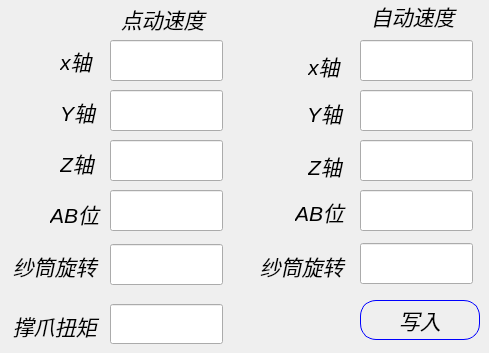
       <widget class="QWidget" name="w_fucparameter_speed">
        <widget class="QLineEdit" name="lineEdit_Zzhou_jog_speed">
         <property name="geometry">
          <rect>
           <x>110</x>
           <y>140</y>
           <width>113</width>
           <height>41</height>
          </rect>
         </property>
        </widget>
        <widget class="QLineEdit" name="lineEdit_Xzhou_jog_speed">
         <property name="geometry">
          <rect>
           <x>110</x>
           <y>40</y>
           <width>113</width>
           <height>41</height>
          </rect>
         </property>
        </widget>
        <widget class="QLineEdit" name="lineEdit_Xzhou_Auto_speed">
         <property name="geometry">
          <rect>
           <x>360</x>
           <y>40</y>
           <width>113</width>
           <height>41</height>
          </rect>
         </property>
        </widget>
        <widget class="QLineEdit" name="lineEdit_AB_jog_speed">
         <property name="geometry">
          <rect>
           <x>110</x>
           <y>190</y>
           <width>113</width>
           <height>41</height>
          </rect>
         </property>
        </widget>
        <widget class="QLineEdit" name="lineEdit_Yzhou_jog_speed">
         <property name="geometry">
          <rect>
           <x>110</x>
           <y>90</y>
           <width>113</width>
           <height>41</height>
          </rect>
         </property>
        </widget>
        <widget class="QLineEdit" name="lineEdit_Zzhou_Auto_speed">
         <property name="geometry">
          <rect>
           <x>360</x>
           <y>140</y>
           <width>113</width>
           <height>41</height>
          </rect>
         </property>
        </widget>
        <widget class="QLineEdit" name="lineEdit_chengzhua_jog_speed">
         <property name="geometry">
          <rect>
           <x>110</x>
           <y>304</y>
           <width>113</width>
           <height>40</height>
          </rect>
         </property>
        </widget>
        <widget class="QLineEdit" name="lineEdit_Yzhou_Auto_speed">
         <property name="geometry">
          <rect>
           <x>360</x>
           <y>90</y>
           <width>113</width>
           <height>41</height>
          </rect>
         </property>
        </widget>
        <widget class="QLineEdit" name="lineEdit_shatong_Auto_speed">
         <property name="geometry">
          <rect>
           <x>360</x>
           <y>243</y>
           <width>113</width>
           <height>41</height>
          </rect>
         </property>
        </widget>
        <widget class="QLineEdit" name="lineEdit_AB_Auto_speed">
         <property name="geometry">
          <rect>
           <x>360</x>
           <y>190</y>
           <width>113</width>
           <height>41</height>
          </rect>
         </property>
        </widget>
        <widget class="QLineEdit" name="lineEdit_shatong_jog_speed">
         <property name="geometry">
          <rect>
           <x>110</x>
           <y>244</y>
           <width>113</width>
           <height>41</height>
          </rect>
         </property>
        </widget>
        <widget class="QLabel" name="label_6">
         <property name="geometry">
          <rect>
           <x>121</x>
           <y>3</y>
           <width>91</width>
           <height>31</height>
          </rect>
         </property>
         <property name="font">
          <font>
           <family>Arial</family>
           <pointsize>16</pointsize>
           <weight>50</weight>
           <italic>true</italic>
           <bold>false</bold>
          </font>
         </property>
         <property name="styleSheet">
          <string notr="true">color: rgb(0, 0, 0);</string>
         </property>
         <property name="text">
          <string>点动速度</string>
         </property>
        </widget>
        <widget class="QLabel" name="label_7">
         <property name="geometry">
          <rect>
           <x>371</x>
           <y>0</y>
           <width>91</width>
           <height>31</height>
          </rect>
         </property>
         <property name="font">
          <font>
           <family>Arial</family>
           <pointsize>16</pointsize>
           <weight>50</weight>
           <italic>true</italic>
           <bold>false</bold>
          </font>
         </property>
         <property name="styleSheet">
          <string notr="true">color: rgb(0, 0, 0);</string>
         </property>
         <property name="text">
          <string>自动速度</string>
         </property>
        </widget>
        <widget class="QLabel" name="label_8">
         <property name="geometry">
          <rect>
           <x>60</x>
           <y>45</y>
           <width>41</width>
           <height>31</height>
          </rect>
         </property>
         <property name="font">
          <font>
           <family>Arial</family>
           <pointsize>16</pointsize>
           <weight>50</weight>
           <italic>true</italic>
           <bold>false</bold>
          </font>
         </property>
         <property name="styleSheet">
          <string notr="true">color: rgb(0, 0, 0);</string>
         </property>
         <property name="text">
          <string>x轴</string>
         </property>
        </widget>
        <widget class="QLabel" name="label_9">
         <property name="geometry">
          <rect>
           <x>60</x>
           <y>96</y>
           <width>41</width>
           <height>31</height>
          </rect>
         </property>
         <property name="font">
          <font>
           <family>Arial</family>
           <pointsize>16</pointsize>
           <weight>50</weight>
           <italic>true</italic>
           <bold>false</bold>
          </font>
         </property>
         <property name="styleSheet">
          <string notr="true">color: rgb(0, 0, 0);</string>
         </property>
         <property name="text">
          <string>Y轴</string>
         </property>
        </widget>
        <widget class="QLabel" name="label_10">
         <property name="geometry">
          <rect>
           <x>60</x>
           <y>147</y>
           <width>41</width>
           <height>31</height>
          </rect>
         </property>
         <property name="font">
          <font>
           <family>Arial</family>
           <pointsize>16</pointsize>
           <weight>50</weight>
           <italic>true</italic>
           <bold>false</bold>
          </font>
         </property>
         <property name="styleSheet">
          <string notr="true">color: rgb(0, 0, 0);</string>
         </property>
         <property name="text">
          <string>Z轴</string>
         </property>
        </widget>
        <widget class="QLabel" name="label_11">
         <property name="geometry">
          <rect>
           <x>50</x>
           <y>198</y>
           <width>51</width>
           <height>31</height>
          </rect>
         </property>
         <property name="font">
          <font>
           <family>Arial</family>
           <pointsize>16</pointsize>
           <weight>50</weight>
           <italic>true</italic>
           <bold>false</bold>
          </font>
         </property>
         <property name="styleSheet">
          <string notr="true">color: rgb(0, 0, 0);</string>
         </property>
         <property name="text">
          <string>AB位</string>
         </property>
        </widget>
        <widget class="QLabel" name="label_12">
         <property name="geometry">
          <rect>
           <x>13</x>
           <y>250</y>
           <width>91</width>
           <height>31</height>
          </rect>
         </property>
         <property name="font">
          <font>
           <family>Arial</family>
           <pointsize>16</pointsize>
           <weight>50</weight>
           <italic>true</italic>
           <bold>false</bold>
          </font>
         </property>
         <property name="styleSheet">
          <string notr="true">color: rgb(0, 0, 0);</string>
         </property>
         <property name="text">
          <string>纱筒旋转</string>
         </property>
        </widget>
        <widget class="QLabel" name="label_13">
         <property name="geometry">
          <rect>
           <x>260</x>
           <y>250</y>
           <width>91</width>
           <height>31</height>
          </rect>
         </property>
         <property name="font">
          <font>
           <family>Arial</family>
           <pointsize>16</pointsize>
           <weight>50</weight>
           <italic>true</italic>
           <bold>false</bold>
          </font>
         </property>
         <property name="styleSheet">
          <string notr="true">color: rgb(0, 0, 0);</string>
         </property>
         <property name="text">
          <string>纱筒旋转</string>
         </property>
        </widget>
        <widget class="QLabel" name="label_14">
         <property name="geometry">
          <rect>
           <x>308</x>
           <y>150</y>
           <width>41</width>
           <height>31</height>
          </rect>
         </property>
         <property name="font">
          <font>
           <family>Arial</family>
           <pointsize>16</pointsize>
           <weight>50</weight>
           <italic>true</italic>
           <bold>false</bold>
          </font>
         </property>
         <property name="styleSheet">
          <string notr="true">color: rgb(0, 0, 0);</string>
         </property>
         <property name="text">
          <string>Z轴</string>
         </property>
        </widget>
        <widget class="QLabel" name="label_15">
         <property name="geometry">
          <rect>
           <x>307</x>
           <y>97</y>
           <width>41</width>
           <height>31</height>
          </rect>
         </property>
         <property name="font">
          <font>
           <family>Arial</family>
           <pointsize>16</pointsize>
           <weight>50</weight>
           <italic>true</italic>
           <bold>false</bold>
          </font>
         </property>
         <property name="styleSheet">
          <string notr="true">color: rgb(0, 0, 0);</string>
         </property>
         <property name="text">
          <string>Y轴</string>
         </property>
        </widget>
        <widget class="QLabel" name="label_16">
         <property name="geometry">
          <rect>
           <x>308</x>
           <y>50</y>
           <width>41</width>
           <height>31</height>
          </rect>
         </property>
         <property name="font">
          <font>
           <family>Arial</family>
           <pointsize>16</pointsize>
           <weight>50</weight>
           <italic>true</italic>
           <bold>false</bold>
          </font>
         </property>
         <property name="styleSheet">
          <string notr="true">color: rgb(0, 0, 0);</string>
         </property>
         <property name="text">
          <string>x轴</string>
         </property>
        </widget>
        <widget class="QLabel" name="label_17">
         <property name="geometry">
          <rect>
           <x>295</x>
           <y>196</y>
           <width>51</width>
           <height>31</height>
          </rect>
         </property>
         <property name="font">
          <font>
           <family>Arial</family>
           <pointsize>16</pointsize>
           <weight>50</weight>
           <italic>true</italic>
           <bold>false</bold>
          </font>
         </property>
         <property name="styleSheet">
          <string notr="true">color: rgb(0, 0, 0);</string>
         </property>
         <property name="text">
          <string>AB位</string>
         </property>
        </widget>
        <widget class="QLabel" name="label_18">
         <property name="geometry">
          <rect>
           <x>13</x>
           <y>310</y>
           <width>91</width>
           <height>31</height>
          </rect>
         </property>
         <property name="font">
          <font>
           <family>Arial</family>
           <pointsize>16</pointsize>
           <weight>50</weight>
           <italic>true</italic>
           <bold>false</bold>
          </font>
         </property>
         <property name="styleSheet">
          <string notr="true">color: rgb(0, 0, 0);</string>
         </property>
         <property name="text">
          <string>撑爪扭矩</string>
         </property>
        </widget>
        <widget class="QPushButton" name="btn_Fucparameter_write_speedvalue">
         <property name="geometry">
          <rect>
           <x>360</x>
           <y>300</y>
           <width>120</width>
           <height>40</height>
          </rect>
         </property>
         <property name="minimumSize">
          <size>
           <width>120</width>
           <height>40</height>
          </size>
         </property>
         <property name="maximumSize">
          <size>
           <width>100</width>
           <height>200</height>
          </size>
         </property>
         <property name="font">
          <font>
           <family>Arial</family>
           <pointsize>16</pointsize>
           <weight>50</weight>
           <italic>true</italic>
           <bold>false</bold>
          </font>
         </property>
         <property name="styleSheet">
          <string notr="true">QPushButton{
 background:transparent;
 color: rgb(0,0,0);
 border-style:outset;
 border:1px solid blue;
 border-radius:16px
}

QPushButton:hover{
 background-color: rgb(45, 104, 125);
 border-style: inset;
}

QPushButton:checked{ 
 background-color: rgb(6, 99, 130);
 color: blue;
}</string>
         </property>
         <property name="text">
          <string>写入</string>
         </property>
         <property name="icon">
          <iconset resource="../qrc/tupian/zz.qrc">
           <normaloff>:/z/write.png</normaloff>:/z/write.png</iconset>
         </property>
         <property name="iconSize">
          <size>
           <width>30</width>
           <height>30</height>
          </size>
         </property>
        </widget>
       </widget>
